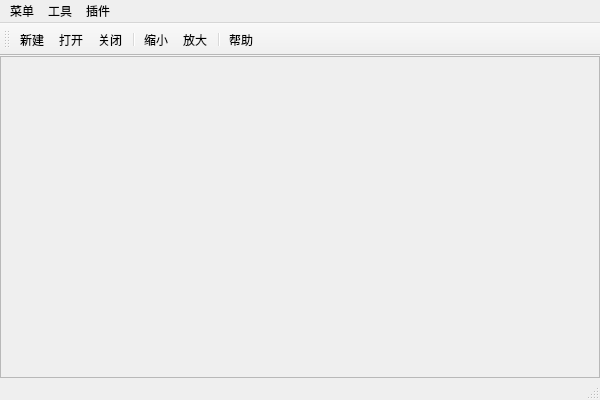
<?xml version="1.0" encoding="UTF-8"?>
<ui version="4.0">
 <class>PluginFrameClass</class>
 <widget class="QMainWindow" name="PluginFrameClass">
  <property name="geometry">
   <rect>
    <x>0</x>
    <y>0</y>
    <width>600</width>
    <height>400</height>
   </rect>
  </property>
  <property name="windowTitle">
   <string>PluginFrame</string>
  </property>
  <widget class="QWidget" name="centralWidget">
   <layout class="QVBoxLayout" name="verticalLayout_2">
    <property name="spacing">
     <number>0</number>
    </property>
    <property name="leftMargin">
     <number>0</number>
    </property>
    <property name="topMargin">
     <number>0</number>
    </property>
    <property name="rightMargin">
     <number>0</number>
    </property>
    <property name="bottomMargin">
     <number>0</number>
    </property>
    <item>
     <widget class="QScrollArea" name="scrollArea">
      <property name="widgetResizable">
       <bool>true</bool>
      </property>
      <widget class="QWidget" name="scrollAreaWidgetContents">
       <property name="geometry">
        <rect>
         <x>0</x>
         <y>0</y>
         <width>598</width>
         <height>319</height>
        </rect>
       </property>
       <layout class="QVBoxLayout" name="verticalLayout">
        <item>
         <widget class="QLabel" name="label_image">
          <property name="text">
           <string/>
          </property>
         </widget>
        </item>
       </layout>
      </widget>
     </widget>
    </item>
   </layout>
  </widget>
  <widget class="QMenuBar" name="menuBar">
   <property name="geometry">
    <rect>
     <x>0</x>
     <y>0</y>
     <width>600</width>
     <height>23</height>
    </rect>
   </property>
   <widget class="QMenu" name="menu_Menu">
    <property name="title">
     <string>菜单</string>
    </property>
    <addaction name="action_new"/>
    <addaction name="action_open"/>
    <addaction name="action_close"/>
    <addaction name="separator"/>
    <addaction name="action_config"/>
   </widget>
   <widget class="QMenu" name="menu_Plugin">
    <property name="title">
     <string>插件</string>
    </property>
   </widget>
   <widget class="QMenu" name="menu_Tool">
    <property name="title">
     <string>工具</string>
    </property>
    <addaction name="action_large"/>
    <addaction name="action_small"/>
   </widget>
   <addaction name="menu_Menu"/>
   <addaction name="menu_Tool"/>
   <addaction name="menu_Plugin"/>
  </widget>
  <widget class="QToolBar" name="mainToolBar">
   <attribute name="toolBarArea">
    <enum>TopToolBarArea</enum>
   </attribute>
   <attribute name="toolBarBreak">
    <bool>false</bool>
   </attribute>
   <addaction name="action_new"/>
   <addaction name="action_open"/>
   <addaction name="action_close"/>
   <addaction name="separator"/>
   <addaction name="action_small"/>
   <addaction name="action_large"/>
   <addaction name="separator"/>
   <addaction name="action_Help"/>
  </widget>
  <widget class="QStatusBar" name="statusBar"/>
  <action name="action_new">
   <property name="icon">
    <iconset resource="PluginFrame.qrc">
     <normaloff>:/Resources/新建.png</normaloff>:/Resources/新建.png</iconset>
   </property>
   <property name="text">
    <string>新建</string>
   </property>
  </action>
  <action name="action_open">
   <property name="icon">
    <iconset resource="PluginFrame.qrc">
     <normaloff>:/Resources/打开.bmp</normaloff>:/Resources/打开.bmp</iconset>
   </property>
   <property name="text">
    <string>打开</string>
   </property>
  </action>
  <action name="action_close">
   <property name="icon">
    <iconset resource="PluginFrame.qrc">
     <normaloff>:/Resources/关闭.png</normaloff>:/Resources/关闭.png</iconset>
   </property>
   <property name="text">
    <string>关闭</string>
   </property>
  </action>
  <action name="action_config">
   <property name="icon">
    <iconset resource="PluginFrame.qrc">
     <normaloff>:/Resources/设置.png</normaloff>:/Resources/设置.png</iconset>
   </property>
   <property name="text">
    <string>设置</string>
   </property>
  </action>
  <action name="action_large">
   <property name="icon">
    <iconset resource="PluginFrame.qrc">
     <normaloff>:/Resources/放大.png</normaloff>:/Resources/放大.png</iconset>
   </property>
   <property name="text">
    <string>放大</string>
   </property>
  </action>
  <action name="action_small">
   <property name="icon">
    <iconset resource="PluginFrame.qrc">
     <normaloff>:/Resources/缩小.png</normaloff>:/Resources/缩小.png</iconset>
   </property>
   <property name="text">
    <string>缩小</string>
   </property>
  </action>
  <action name="action_Help">
   <property name="icon">
    <iconset resource="PluginFrame.qrc">
     <normaloff>:/Resources/帮助.png</normaloff>:/Resources/帮助.png</iconset>
   </property>
   <property name="text">
    <string>帮助</string>
   </property>
   <property name="toolTip">
    <string>查看帮助</string>
   </property>
  </action>
 </widget>
 <layoutdefault spacing="6" margin="11"/>
 <resources>
  <include location="PluginFrame.qrc"/>
 </resources>
 <connections/>
</ui>
